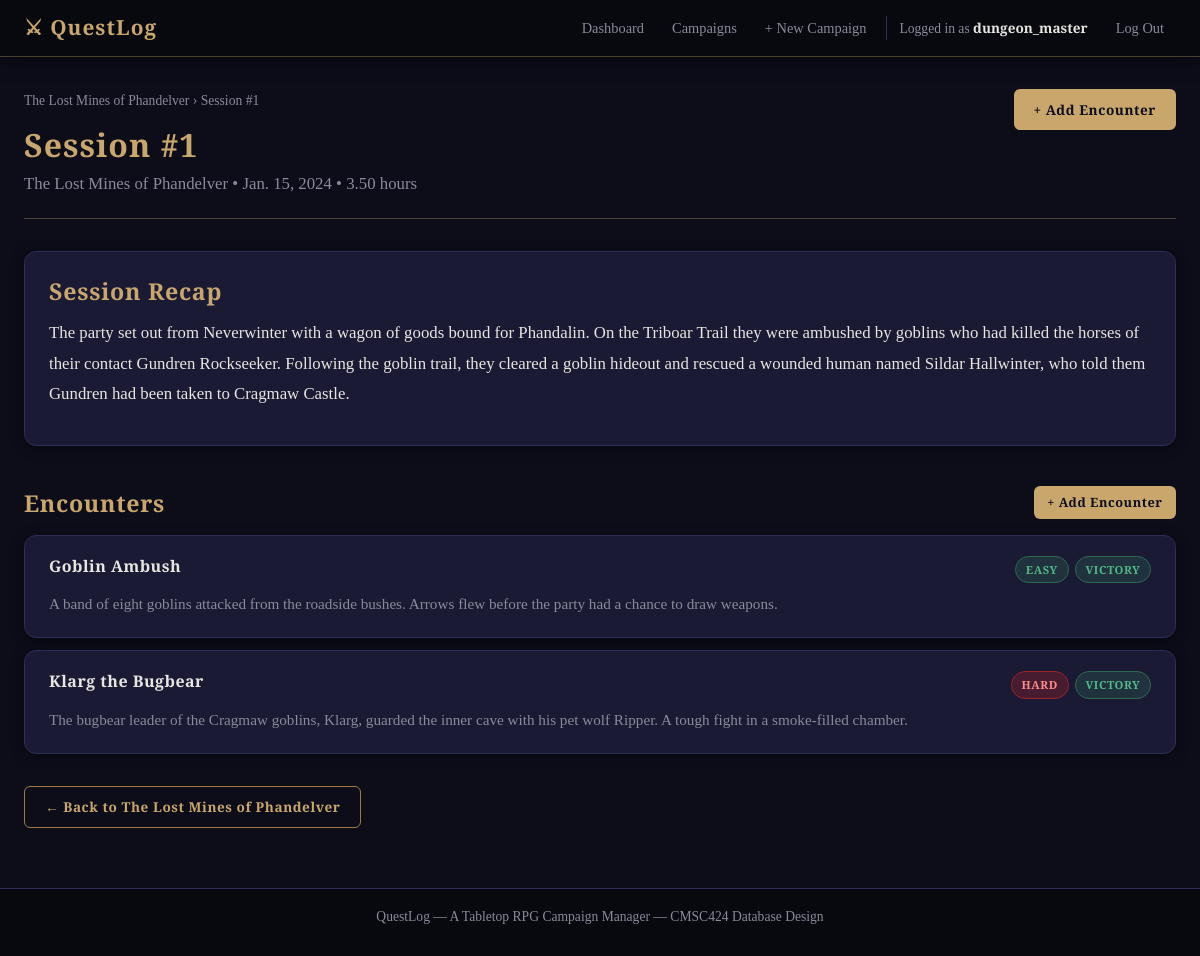
Screenshot of /sessions/1/ (signed in) with the database file from the repository.
### campaign_manager/models.py (models this page shows, shortened)
class Session(models.Model):
    session_number = models.IntegerField(
        help_text="Which session this is in the campaign (1, 2, 3, …)"
    )
    date           = models.DateField()
    duration_hours = models.DecimalField(
        max_digits=4, decimal_places=2, null=True, blank=True,
        help_text="How long the session ran, in hours (e.g., 3.5)"
    )
    summary  = models.TextField(blank=True, help_text="Recap notes for this session")
    campaign = models.ForeignKey(Campaign, on_delete=models.CASCADE, related_name='sessions')
    class Meta:
        ordering            = ['campaign', 'session_number']
        unique_together     = ('campaign', 'session_number')  # No duplicate session numbers per campaign

class Campaign(models.Model):
    STATUS_CHOICES = [
        ('active',    'Active'),
        ('completed', 'Completed'),
        ('on_hold',   'On Hold'),
    ]
    name        = models.CharField(max_length=200)
    description = models.TextField(blank=True)
    world_name  = models.CharField(
        max_length=200, blank=True,
        help_text="The name of the setting or fictional world (e.g. Faerûn, Barovia)"
    )
    created_at  = models.DateTimeField(auto_now_add=True)  # Set automatically on creation
    status      = models.CharField(max_length=20, choices=STATUS_CHOICES, default='active')
    dungeon_master = models.ForeignKey(
        User,
        on_delete=models.CASCADE,
        related_name='campaigns_as_dm',
    )
    class Meta:
        ordering = ['-created_at']  # Newest campaigns first

class Encounter(models.Model):
    DIFFICULTY_CHOICES = [
        ('easy',   'Easy'),
        ('medium', 'Medium'),
        ('hard',   'Hard'),
        ('deadly', 'Deadly'),
    ]
    OUTCOME_CHOICES = [
        ('victory',    'Victory'),
        ('defeat',     'Defeat'),
        ('fled',       'Fled'),
        ('negotiated', 'Negotiated'),
    ]
    name        = models.CharField(max_length=200)
    description = models.TextField(blank=True)
    difficulty  = models.CharField(max_length=20, choices=DIFFICULTY_CHOICES, default='medium')
    outcome = models.CharField(
        max_length=20, choices=OUTCOME_CHOICES,
        null=True, blank=True,
        help_text="Leave blank if the encounter is still unresolved"
    )
    session = models.ForeignKey(Session, on_delete=models.CASCADE, related_name='encounters')
    class Meta:
        ordering = ['session', 'id']

### campaign_manager/views.py (the view)
# urls.py: path('sessions/<int:pk>/', views.session_detail, name='session_detail'),
@login_required
def session_detail(request, pk):
    session    = get_object_or_404(Session, pk=pk)
    encounters = Encounter.objects.filter(session=session)
    is_dm      = session.campaign.dungeon_master == request.user
    return render(request, 'campaign_manager/session_detail.html', {
        'session':    session,
        'encounters': encounters,
        'is_dm':      is_dm,
    })

### campaign_manager/templates/campaign_manager/session_detail.html (shortened to what this page needs)
{% extends "campaign_manager/base.html" %}
{% block content %}
<div class="page-header">
  <div>
    <nav class="breadcrumb">
      <a href="{% url 'campaign_detail' pk=session.campaign.pk %}">{{ session.campaign.name }}</a>
      &rsaquo; Session #{{ session.session_number }}
    </nav>
    <h1>Session #{{ session.session_number }}</h1>
    <p class="page-subtitle">
      {{ session.campaign.name }}
      &bull; {{ session.date }}
      {% if session.duration_hours %}
        &bull; {{ session.duration_hours }} hours
      {% endif %}
    </p>
  </div>
  <div class="header-actions">
    {% if is_dm %}
      <a href="{% url 'encounter_create' session_pk=session.pk %}" class="btn btn-primary">
        + Add Encounter
      </a>
    {% endif %}
  </div>
</div>
{% if session.summary %}
  <div class="card">
    <h2>Session Recap</h2>
    <div class="session-summary">
      {{ session.summary|linebreaks }}
    </div>
  </div>
{% endif %}
<section class="dashboard-section">
  <div class="section-header">
    <h2>Encounters</h2>
    {% if is_dm %}
      <a href="{% url 'encounter_create' session_pk=session.pk %}" class="btn btn-primary btn-sm">
        + Add Encounter
      </a>
    {% endif %}
  </div>
  {% if encounters %}
    <div class="encounter-list">
      {% for encounter in encounters %}
        <div class="card encounter-card">
          <div class="encounter-header">
            <h3>{{ encounter.name }}</h3>
            <div class="encounter-badges">
              <span class="badge badge-difficulty-{{ encounter.difficulty }}">
                {{ encounter.get_difficulty_display }}
              </span>
              {% if encounter.outcome %}
                <span class="badge badge-outcome-{{ encounter.outcome }}">
                  {{ encounter.get_outcome_display }}
                </span>
              {% else %}
                <span class="badge badge-outcome-unresolved">Unresolved</span>
              {% endif %}
            </div>
          </div>
          {% if encounter.description %}
            <p class="encounter-description">{{ encounter.description }}</p>
          {% endif %}
        </div>
      {% endfor %}
    </div>
  {% endif %}
</section>
<p style="margin-top: 2rem;">
  <a href="{% url 'campaign_detail' pk=session.campaign.pk %}" class="btn btn-secondary">
    &larr; Back to {{ session.campaign.name }}
  </a>
</p>
{% endblock %}

### campaign_manager/templates/campaign_manager/base.html (shortened to what this page needs)
<!DOCTYPE html>
<html lang="en">
<head>
  {% load static %}
  <link rel="stylesheet" href="{% static 'campaign_manager/style.css' %}">
</head>
<body>
  <nav class="navbar">
    <div class="nav-container">
      <a href="{% url 'dashboard' %}" class="nav-brand">⚔ QuestLog</a>
      <ul class="nav-links">
        {% if user.is_authenticated %}
          <li><a href="{% url 'dashboard' %}" class="nav-link">Dashboard</a></li>
          <li><a href="{% url 'campaign_list' %}" class="nav-link">Campaigns</a></li>
          <li><a href="{% url 'campaign_create' %}" class="nav-link">+ New Campaign</a></li>
          <li class="nav-user">
            Logged in as <strong>{{ user.username }}</strong>
          </li>
          <li>
            <form method="post" action="{% url 'logout' %}" style="display:inline;">
              <button type="submit" class="nav-link nav-link-btn">Log Out</button>
            </form>
          </li>
        {% else %}
          <li><a href="{% url 'login' %}" class="nav-link">Log In</a></li>
          <li><a href="{% url 'register' %}" class="nav-link btn-primary-small">Register</a></li>
        {% endif %}
      </ul>
    </div>
  </nav>
  <main class="main-content">
    <div class="container">
      {% block content %}{% endblock %}
    </div>
  </main>
  <footer class="site-footer">
    <p>QuestLog &mdash; A Tabletop RPG Campaign Manager &mdash; CMSC424 Database Design</p>
  </footer>
</body>
</html>

### rows the page displays
Session: campaign.name "The Lost Mines of Phandelver", session_number "1", date "Jan. 15, 2024", duration_hours "3.50", summary "The party set out from Neverwinter with a wagon of goods bound for Phandalin. On the Triboar Trail they were ambushed by goblins who had killed the horses of their contact Gundren Rockseeker. Following the goblin trail, they cleared a goblin hideout and rescued a wounded human named Sildar Hallwinter, who told them Gundren had been taken to Cragmaw Castle."
Encounter: name "Goblin Ambush", difficulty "EASY", outcome "VICTORY", description "A band of eight goblins attacked from the roadside bushes. Arrows flew before the party had a chance to draw weapons."
Encounter: name "Klarg the Bugbear", difficulty "HARD", outcome "VICTORY", description "The bugbear leader of the Cragmaw goblins, Klarg, guarded the inner cave with his pet wolf Ripper. A tough fight in a smoke-filled chamber."

### other values shown
{{ user.username }} "dungeon_master"
